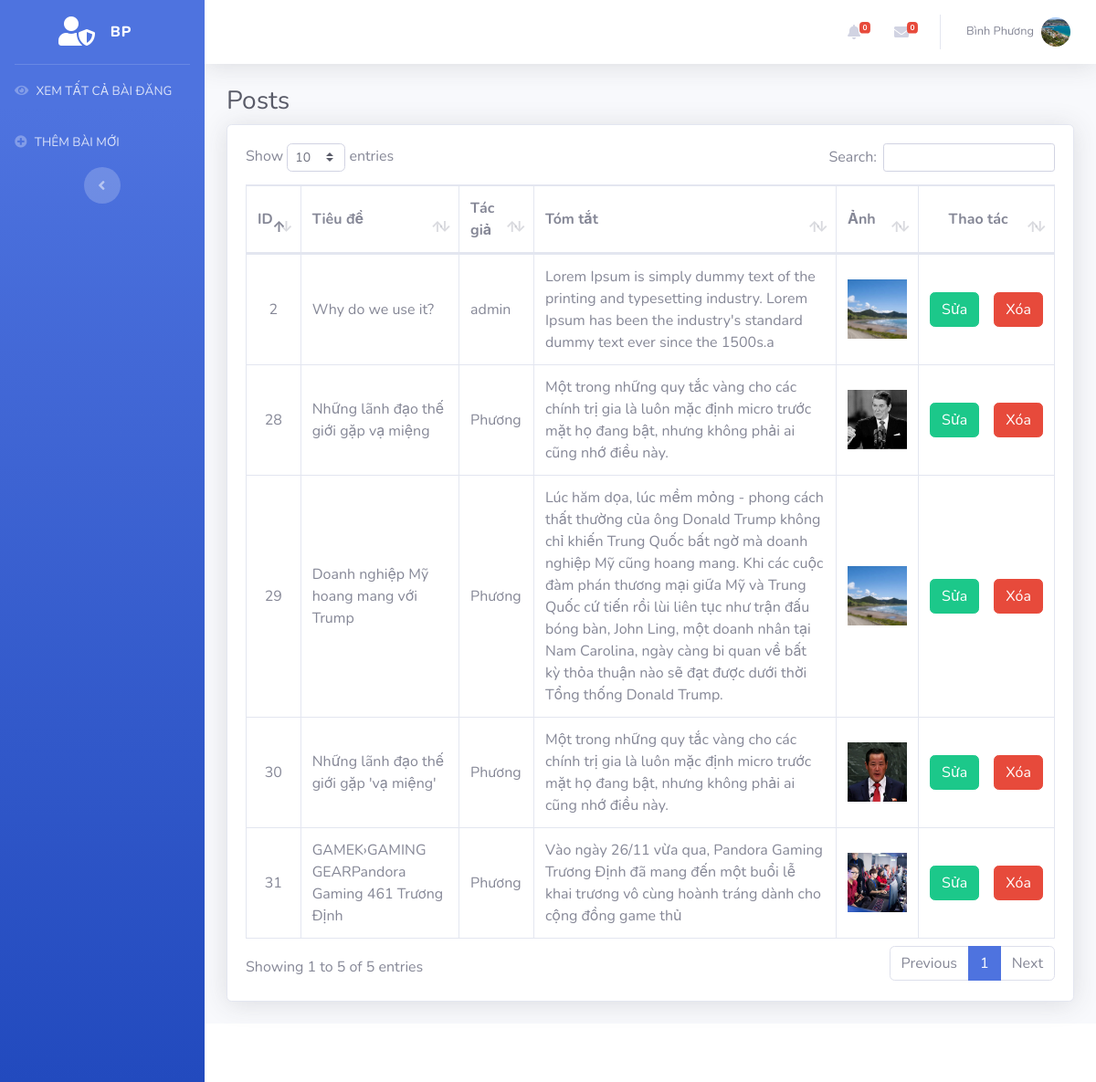
/admin/index.php (signed in), run on the app's committed database.
### tables this page shows
CREATE TABLE `news` (
  `MaTin` int(11) NOT NULL,
  `TenTin` mediumtext NOT NULL,
  `NoiDungTin` longtext NOT NULL,
  `AnhTin` varchar(200) NOT NULL,
  `TacGia` varchar(100) NOT NULL,
  `NgayDang` date NOT NULL,
  `TomTat` longtext NOT NULL,
  `IDcat` int(11) NOT NULL
);

### model/giay.php (called while the page is built, shortened)
<?php session_start();
class tin
{
	function __construct($MaTin,$TenTin,$NoiDungTin,$AnhTin,$TacGia,$NgayDang,$TomTat,$IDcat){
		$this->MaTin = $MaTin;
		$this->TenTin = $TenTin;
		$this->AnhTin = $AnhTin;
		$this->TacGia = $TacGia;
		$this->TomTat = $TomTat;
	}
	static function connect(){
		$con = new mysqli("localhost","root","","CMS");
		$con->set_charset("utf8");
		return $con;
	}
	static function getListDB(){
		$con = tin::connect();
		$sql = "SELECT * FROM `news`";
		$result = $con->query($sql);
		$lsTin = array();
		if($result->num_rows >=0){
			while ($row = $result->fetch_assoc()) {
				$single = new tin($row["MaTin"],$row["TenTin"],$row["NoiDungTin"],$row["AnhTin"],$row["TacGia"],$row["NgayDang"],$row["TomTat"],$row["IDcat"]);
				array_push($lsTin, $single);
			}
		}
		return $lsTin;
	}
}
?>

### admin/index.php (the view, shortened to what this page needs)
<?php include_once("../model/giay.php");
include_once("header.php");
?>
<div class="container-fluid">
  <h1 class="h3 mb-2 text-gray-800">Posts</h1>
  <div class="card shadow mb-4">
    <div class="card-body">
      <div class="table-responsive table-hover">
        <table class="table table-bordered" id="dataTable" width="100%" cellspacing="0">
          <thead>
            <tr>
              <th>ID</th>
              <th>Tiêu đề</th>
              <th>Tác giả</th>
              <th>Tóm tắt</th>
              <th>Ảnh</th>
              <th style="text-align: center;">Thao tác</th>
            </tr>
          </thead>
          <tbody>
            <?php $lstin= tin::getlistDB();
              foreach ($lstin as $value) {
               ?>
           <tr>
            <td class="text-center"><?php echo $value->MaTin ?></td>
            <td><?php echo $value->TenTin; ?></td>
            <td><?php echo $value->TacGia  ?></td>
            <td><?php echo $value->TomTat  ?></td>
            <td><img src="img_upload/<?php echo $value->AnhTin ?>" alt="image" style="width: 65px; height: 65px;    object-fit: cover;"></td>
            <td style="text-align: center;">
              <div class="d-flex justify-content-center align-items-center">
                <a href="edit.php?edit_post=<?php echo $value->MaTin ?>" class="btn btn-success mr-3">Sửa</a>
                <a onclick="return confirm('Bạn có thực sự muốn xóa nó ?');" href="index.php?delete_post=<?php echo $value->MaTin; ?>" class="btn btn-danger">Xóa</a>
              </div>
            </td>
          </tr>
          <?php } ?>
        </tbody>
      </table>
    </div>
  </div>
</div>
</div>
</div>
<?php include_once "footer.php"; ?>

### admin/header.php (style rules this page uses)
#dataTable tr,th,td { vertical-align: middle !important; }

### data on the page
news: MaTin "2", TenTin "Why do we use it?", TacGia "admin", TomTat "Lorem Ipsum is simply dummy text of the printing and typesetting industry. Lorem Ipsum has been the industry's standard dummy text ever since the 1500s.a", AnhTin (picture)
news: MaTin "28", TenTin "Những lãnh đạo thế giới gặp vạ miệng", TacGia "Phương", TomTat "Một trong những quy tắc vàng cho các chính trị gia là luôn mặc định micro trước mặt họ đang bật, nhưng không phải ai cũng nhớ điều này.", AnhTin (picture)
news: MaTin "29", TenTin "Doanh nghiệp Mỹ hoang mang với Trump", TacGia "Phương", TomTat "Lúc hăm dọa, lúc mềm mỏng - phong cách thất thường của ông Donald Trump không chỉ khiến Trung Quốc bất ngờ mà doanh nghiệp Mỹ cũng hoang mang. Khi các cuộc đàm phán thương mại giữa Mỹ và Trung Quốc cứ tiến rồi lùi liên tục như trận đấu bóng bàn, John Ling, một doanh nhân tại Nam Carolina, ngày càng bi quan về bất kỳ thỏa thuận nào sẽ đạt được dưới thời Tổng thống Donald Trump.", AnhTin (picture)
news: MaTin "30", TenTin "Những lãnh đạo thế giới gặp 'vạ miệng'", TacGia "Phương", TomTat "Một trong những quy tắc vàng cho các chính trị gia là luôn mặc định micro trước mặt họ đang bật, nhưng không phải ai cũng nhớ điều này.", AnhTin (picture)
news: MaTin "31", TenTin "GAMEK›GAMING GEARPandora Gaming 461 Trương Định", TacGia "Phương", TomTat "Vào ngày 26/11 vừa qua, Pandora Gaming Trương Định đã mang đến một buổi lễ khai trương vô cùng hoành tráng dành cho cộng đồng game thủ", AnhTin (picture)
